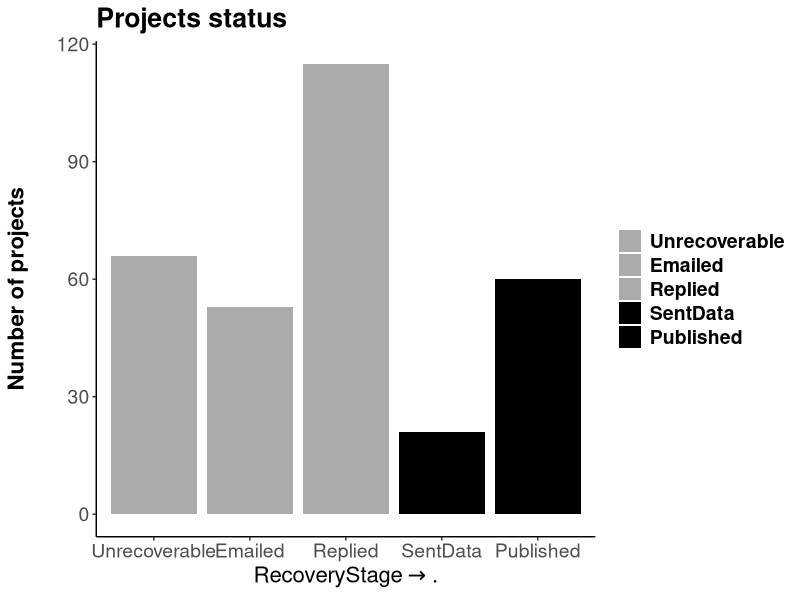
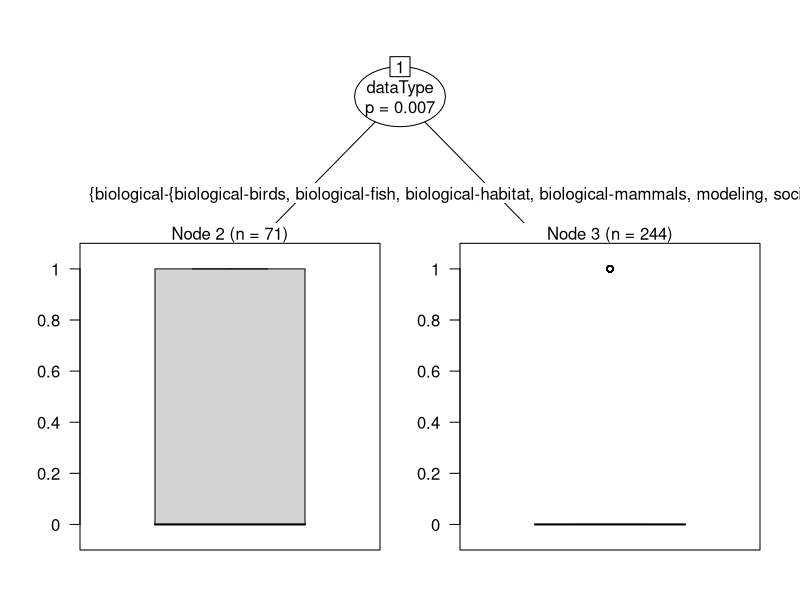

Generate these figures, in order, with R:
## ---- chunk 1

library(knitr)
library(dplyr)
library(readr)
library(ggplot2)
library(reshape2)
library(grid)
library(gridExtra)
library(party)

rslt=read.csv('data/archResRevised2.csv',header=T,stringsAsFactors=T)
rslt[rslt$Status=='published','Status']<-'Published'

rslt$succ=ifelse(rslt$Status %in% c('Published','SentData','Revised'),0,1) # 0=success??? ### RM?
rslt$statSucc=ifelse(rslt$Status %in% c('Published','SentData','Revised'),1,0) # 1 = success, 2 = not successful


agDes=read.csv('data/ecoInfoAgencyDesig.csv',header=T,stringsAsFactors=T,col.names=c('agency','agGrp','agSubGrp'))
agDes$agGrp=gsub('nonProf','private',agDes$agGrp)


rslt2=merge(rslt,agDes,all.x=T)
rslt2=rslt2 %>%
  filter(!end>2010) %>%
  select(Status,start,end,ecosystem,dataType,statSucc,agGrp,agSubGrp,reason)

splBio=strsplit(as.character(rslt2$dataType),'-')
rslt3<-rslt2 %>%
  mutate(dtGen=sapply(splBio,function(x) as.factor(x[1])))

head(rslt3)
## ---- chunk 2

overall=table(rslt2$Status)
overallLong=melt(overall)
colnames(overallLong)=c('Status','nDatasets')
overall2=overallLong %>%
  mutate(prop=nDatasets/sum(nDatasets))

possible=overallLong %>%
  filter(!Status=='Unrecoverable') %>%
  mutate(prop=nDatasets/sum(nDatasets))

statusOrd=c('Unrecoverable','Emailed','Replied','SentData','Revised','Published')
#rslt2$Status=as.factor(rslt2$Status,levels=statusOrd,ordered=T)
statGrey=c('Unrecoverable'='gray67',
             'Emailed'='gray67',
             'Replied'='gray67',
             'SentData'='black',
             'Revised'='black',
             'Published'='black')

statPlot=ggplot()+
  geom_bar(data=rslt2,
                 aes(x=factor(Status,levels=statusOrd,ordered=T),fill=Status))+
  scale_fill_manual(labels=statusOrd,breaks=statusOrd,values=statGrey)+
  theme(legend.title=element_blank())+
  theme(panel.grid.major = element_blank(),
        panel.grid.minor = element_blank(),
        panel.border = element_blank(),
        panel.background = element_blank())+
  #theme(axis.text.x = element_text(angle=90))+
  xlab(expression(RecoveryStage %->% .))+ # %->%, symbol(/256)
  ylab('Number of projects\n')+
  ggtitle('Projects status')+
  theme(axis.text=element_text(size=14),
        title=element_text(size=16,face="bold"),
        legend.text = element_text(size = 14, face = "bold"))+
  theme(axis.line.x = element_line(color="black"),
        axis.line.y = element_line(color="black"))

statPlot

## ---- chunk 3
# Number of projects requested
sum(overall)

# percent successful
sum(overall[c("Published","SentData")])/sum(overall)
## ---- chunk 4

bioProps=table(rslt2$statSucc,rslt2$dataType)
bioChi=chisq.test(bioProps)

bioChi
## ---- chunk 5
subSecProps=table(rslt2$statSucc,rslt2$agSubGrp)
subSectChi=chisq.test(subSecProps)

subSectChi
## ---- chunk 6

tempProps=table(rslt3$statSucc,as.character(rslt3$end))
tempChi=chisq.test(tempProps)

tempChi

## ---- chunk 7
partyForBio<-cforest(statSucc~agSubGrp+end+dataType,data=rslt3,controls = cforest_unbiased(mtry = 2, ntree = 1000))
varimp(partyForBio)
## ---- chunk 8
partreeBio<-ctree(statSucc~agSubGrp+end+dataType,data=rslt3)

partreeBio

plot(partreeBio)
